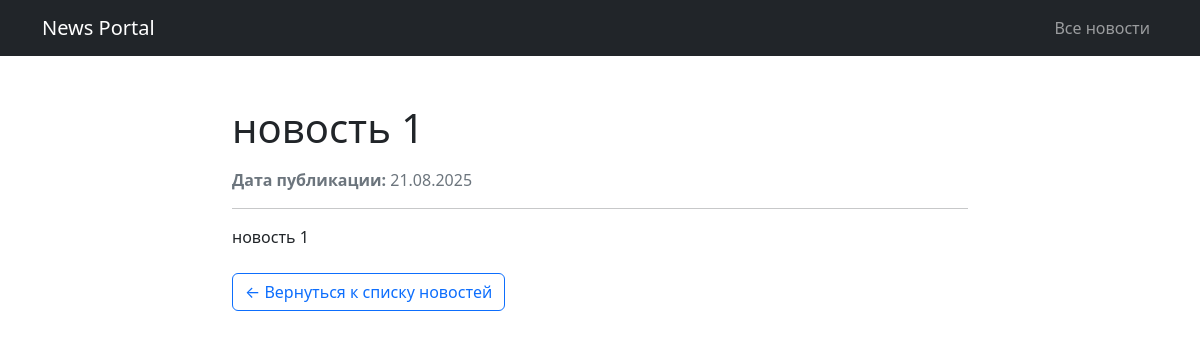
/1/, run on the app's committed database.
### news/models.py (models this page shows, shortened)
class Post(models.Model):
    POST_TYPES = [
        ('news', 'Новость'),
        ('article', 'Статья'),
    ]
    title = models.CharField(max_length=200, verbose_name="Заголовок")
    content = models.TextField(verbose_name="Содержание")
    pub_date = models.DateTimeField(default=timezone.now, verbose_name="Дата публикации")
    post_type = models.CharField(max_length=10, choices=POST_TYPES, default='news', verbose_name="Тип")
    author = models.ForeignKey(
        settings.AUTH_USER_MODEL,
        on_delete=models.SET_NULL,
        null=True,
        blank=True,
        verbose_name="Автор"
    )
    categories = models.ManyToManyField(Category, through=PostCategory, verbose_name="Категории")
    class Meta:
        verbose_name = "Публикация"
        verbose_name_plural = "Публикации"
        ordering = ['-pub_date']

### news/views.py (the view)
# urls.py: path('<int:news_id>/', views.news_detail, name='news_detail'),  # /news/1/
def news_detail(request, news_id):
    news = get_object_or_404(Post, id=news_id)  # Используем id, а не pk
    return render(request, 'news/news_detail.html', {'news': news})

### news/templatetags/censor_filters.py (called while the page is built)
@register.filter(name='censor')
def censor(value):
    if not isinstance(value, str):
        return value
    words = value.split()
    result = []
    for word in words:
        lower_word = word.lower()
        if any(censored in lower_word for censored in CENSORED_WORDS):
            censored_word = '*' * len(word)
            result.append(censored_word)
        else:
            result.append(word)
    return mark_safe(' '.join(result))

### news/templates/news/news_detail.html (shortened to what this page needs)
<!DOCTYPE html>
<html lang="en">
<head>
    {% load censor_filters %}
    <link href="https://cdn.jsdelivr.net/npm/bootstrap@5.2.3/dist/css/bootstrap.min.css" rel="stylesheet">
    {% load static %}
    <link href="{% static 'css/styles.css' %}" rel="stylesheet" />
</head>
<body>
    <nav class="navbar navbar-expand-lg navbar-dark bg-dark">
        <div class="container">
            <a class="navbar-brand" href="{% url 'news_list' %}">News Portal</a>
            <div class="collapse navbar-collapse" id="navbarSupportedContent">
                <ul class="navbar-nav ms-auto mb-2 mb-lg-0">
                    <li class="nav-item">
                        <a class="nav-link" href="{% url 'news_list' %}">Все новости</a>
                    </li>
                </ul>
            </div>
        </div>
    </nav>
    <div class="container mt-5">
        <div class="row">
            <div class="col-lg-8 mx-auto">
                <h1 class="mb-3">{{ news.title|censor }}</h1>
                <p class="text-muted">
                    <strong>Дата публикации:</strong> {{ news.pub_date|date:"d.m.Y" }}
                </p>
                <hr>
                <div class="news-content mb-4">
                    {{ news.content|censor|linebreaks }}
                </div>
                <a href="{% url 'news_list' %}" class="btn btn-outline-primary">
                    ← Вернуться к списку новостей
                </a>
            </div>
        </div>
    </div>
</body>
</html>

### data on the page
Post: title|censor "новость 1", pub_date "21.08.2025", content|censor "новость 1"
